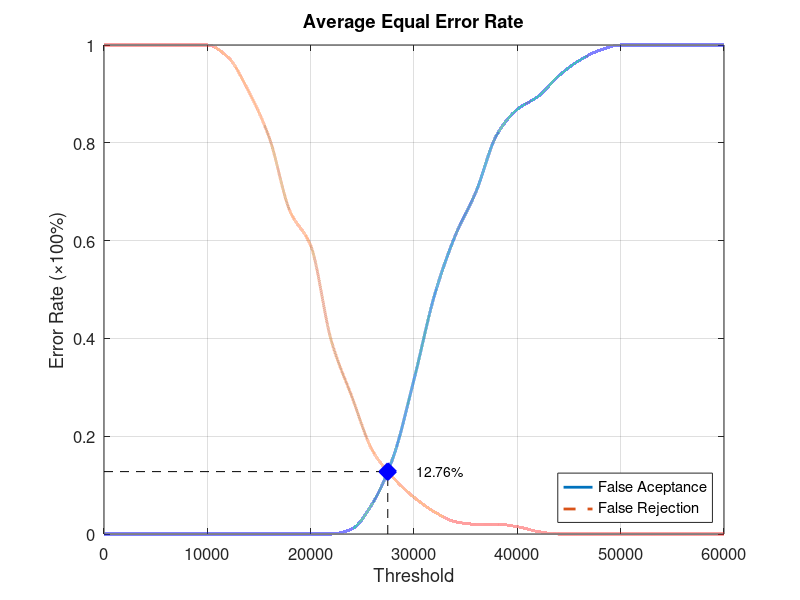
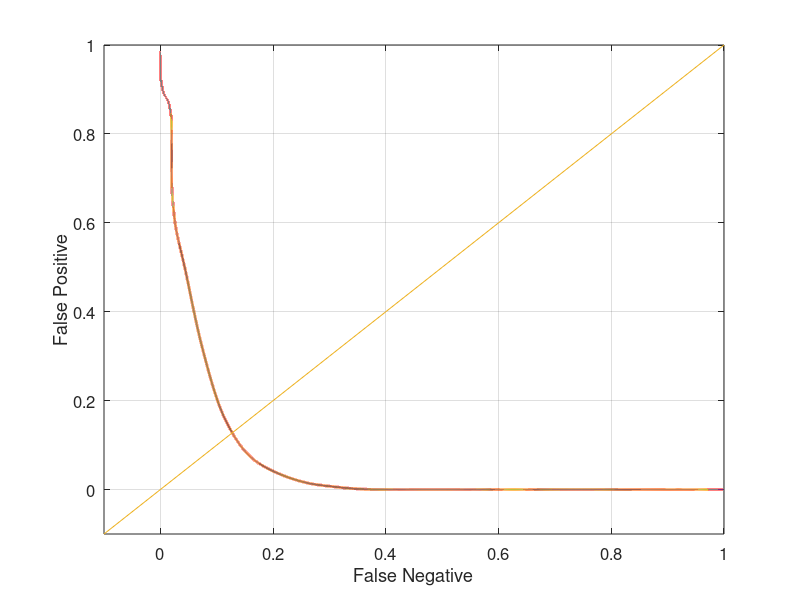

Reproduce these figures in MATLAB, in order.
function yEER = Database2_2
close all;
clear;
clc;
x = 0:2000:60000;
xq = 0:0.5:60000;

y0 = [0 0 0 0 0 0 0 0 0 0 0 0 0.0105263 0.0631579 0.157895 0.315789 0.489474 0.610526 0.7 0.815789 0.868421 0.894737 0.936842 0.968421 0.989474 1 1 1 1 1 1];
yy0 = interp1(x, y0, xq, 'pchip');
y1 = [1 1 1 1 1 1 0.975 0.905 0.81 0.66 0.59 0.395 0.28 0.17 0.115 0.075 0.045 0.025 0.02 0.02 0.015 0.005 0 0 0 0 0 0 0 0 0];
yy1 = interp1(x, y1, xq, 'pchip');

% Calculating EER: 
y2 = abs(y0 - y1);
find(y2 == min(y2))
yy2 = abs(yy0 - yy1);
xEER = find(yy2 == min(yy2));
xEERIndex = xq(xEER) % X-axis EER
yEER = yy0(xEER) % Y-axis EER

main = figure
plot(xq, yy0,'-','LineWidth', 2);	hold on
plot(xq, yy1,'--','LineWidth', 2);	hold on
plot([xEERIndex xEERIndex], [0 yEER], 'k--');	hold on
plot([0 xEERIndex], [yEER yEER], 'k--');	hold on
plot(xEERIndex, yEER, 'bx', 'LineWidth', 10);	hold on
text(xEERIndex + 10 * xEERIndex / 100, yEER, [num2str(round((10000 * yEER)) / 100) '%'])
legend('False Aceptance', 'False Rejection', 'Location', 'SouthEast')
xlabel('Threshold')
ylabel('Error Rate (\times100%)')
title('Average Equal Error Rate')
set(gca, 'FontSize', 12)
axis([0 60000 0 1])
grid on

print(main, 'Database2_2Main', '-dpng');
FNRxFPR = figure('Color', [1 1 1]);
plot(yy1, yy0, '-', yy1, yy0, 'LineWidth', 2);
hold on
y = -0.1:0.1:1
plot(y, y); 
set(gca, 'FontSize', 12)
xlabel('False Negative')
ylabel('False Positive')
axis([-0.1 1 -0.1 1])
set(gca, 'FontSize', 12)
grid on

print(FNRxFPR, 'Database2_2FNRxFPR','-dpng');
end
